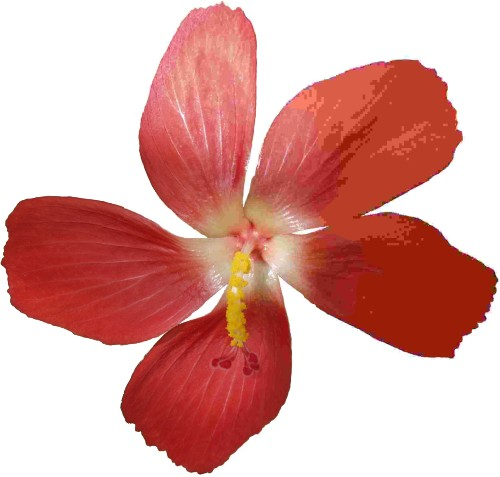
#> input picture Assg4/pic2.jpg, 500 x 477 px
$ python assgn4.py
#> lines starting #> are read from the running program, lines starting #| are printed output that depends on the picture
import cv2
import numpy as np
import math
import matplotlib.pyplot as plt
pic2 = cv2.imread("pic2.jpg")
#> pic2 is the input picture: shape (477, 500, 3); mean B, G, R 157.6, 163.2, 219
pic2 = cv2.resize(pic2,(400,400))
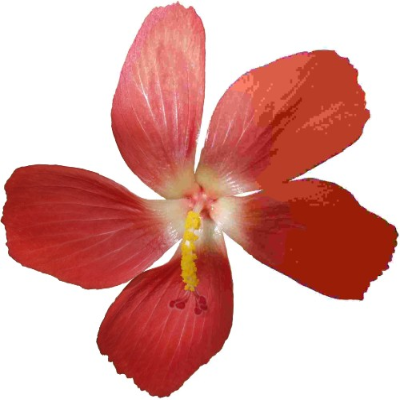
#> pic2: shape (400, 400, 3); mean B, G, R 157.5, 163.1, 218.9
s  = pic2.shape
#> s = (400, 400, 3)
cv2.imshow('Original',pic2)
pic2Gray = cv2.cvtColor(pic2,cv2.COLOR_BGR2GRAY)
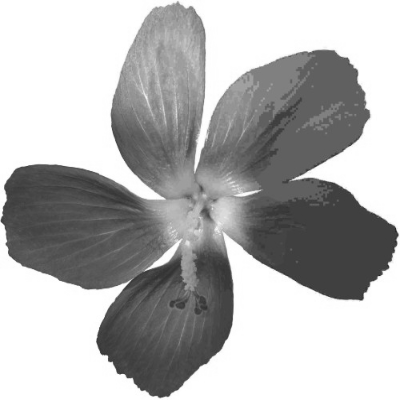
#> pic2Gray: shape (400, 400); min 38, max 255, mean 179.2
pic2Gray = cv2.convertScaleAbs(pic2Gray,alpha=1.10 , beta=-20)
cv2.imshow('Binary',pic2Gray)
def Hist(image):
    H = np.zeros(shape=(256,1))
    s  = image.shape
#> s = (400, 400)
    for i in range(s[0]):
        for j in range(s[1]):
            k = image[i,j]
            H[k,0] = H[k,0] + 1
#> after the loop, H = 256 values, max 78569 at index 255, min 0 at index 0, mean 625
    return H
histg = Hist(pic2Gray)
#> histg has the same summary as H in Hist
plt.plot(histg)
x = histg.reshape(1,256)
y = np.array([])
y = np.append(y,x[0,0])
#> y = [0]
for i in range(255):
    k = x[0,i+1]+y[i]
    y = np.append(y,k)
#> this loop made 255 passes
#> after the loop, y = 256 values from 0 to 160000
y = np.round((y/(s[0]*s[1]))*(256-1))
#> y = 256 values from 0 to 255
for i in range(s[0]):
    for j in range(s[1]):
        k = pic2Gray[i,j]
        pic2Gray[i,j] = y[k]
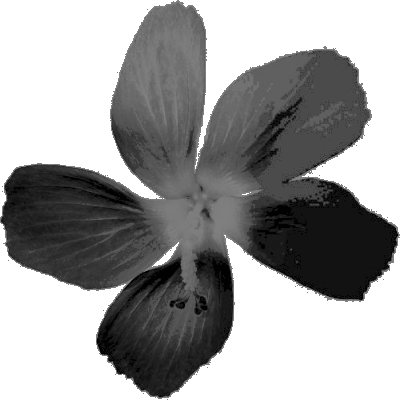
#> pic2Gray: shape (400, 400); min 0, max 255, mean 159
equal = Hist(pic2Gray)
#> equal = 256 values, max 78569 at index 255, min 0 at index 4, mean 625
cv2.imshow("myequalize",pic2Gray)
plt.plot(equal)
plt.show()
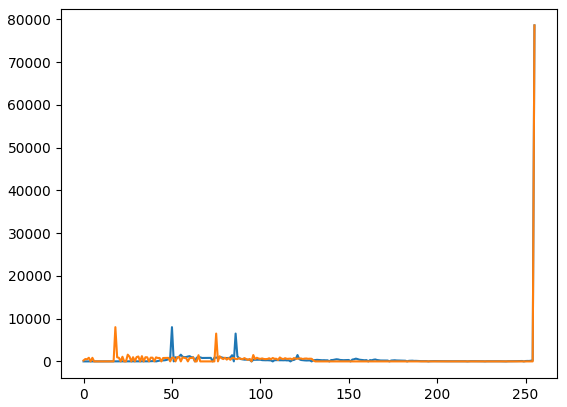
#> figure drawn by matplotlib, 1 panel; curve peaks at x = 255, y = 78569; curve peaks at x = 255, y = 78569
cv2.waitKey(0)
